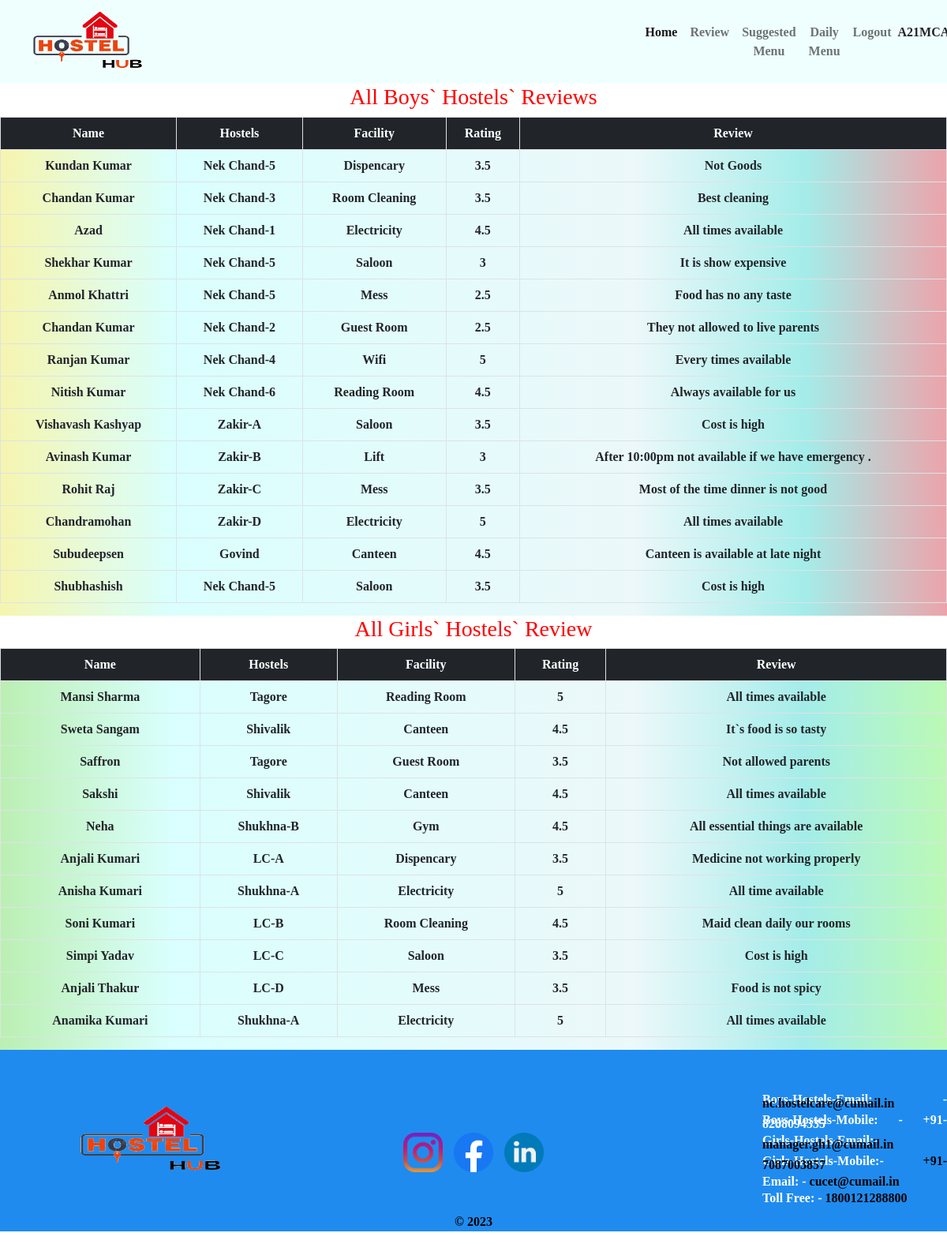
The page /views/Admin/a_review.php (signed in) on the database its author committed.
### tables this page shows
CREATE TABLE `boys_feed_back` (
  `id` int(11) NOT NULL,
  `name` varchar(255) NOT NULL,
  `hostels` varchar(20) NOT NULL,
  `facility` varchar(20) NOT NULL,
  `rating` float NOT NULL,
  `review` varchar(255) NOT NULL
);

CREATE TABLE `girls_feed_back` (
  `id` int(20) NOT NULL,
  `name` varchar(255) NOT NULL,
  `hostels` varchar(20) NOT NULL,
  `facility` varchar(20) NOT NULL,
  `rating` float NOT NULL,
  `review` varchar(255) NOT NULL
);

### views/Admin/a_review.php (the view, shortened to what this page needs)
<?php
include("a_header.php");
include('../connection.php');
$bReview="SELECT * FROM boys_feed_back";
$bResult=mysqli_query($con,$bReview);
$gReview="SELECT * FROM girls_feed_back";
$gResult=mysqli_query($con,$gReview);
?>
<h3>All Boys` Hostels` Reviews</h3>
<div id="review">
<div id="boys_review">
    <div class="row">
            <div class="col-lg-12 col-md-12 col-sm-12" data-aos="fade-up" data-aos-anchor-placement="center-bottom">
          <div class="data-fetch">
          <div class="card-body">
          <table class="table table-bordered text-center">
          <tr class="bg-dark text-white">
            <td>Name</td>
            <td>Hostels</td>
            <td>Facility</td>
            <td>Rating</td>
            <td>Review</td>
          </tr>
          <tr>
            <?php
            while($row=mysqli_fetch_assoc($bResult))
            {
              ?>
            <td><?php echo $row['name'];?></td>
            <td><?php echo $row['hostels'];?></td>
            <td><?php echo $row['facility'];?></td>
            <td><?php echo $row['rating'];?></td>
            <td><?php echo $row['review'];?></td>
            </tr>
            <?php
            }
            ?>
          </table>
          </div>
          </div>
        </div>
        </div>
</div>
<h3>All Girls` Hostels` Review</h3>
<div id="girls_review">
<div class="row">
            <div class="col-lg-12 col-md-12 col-sm-12"data-aos="fade-up" data-aos-anchor-placement="center-bottom">
          <div class="data-fetch">
          <div class="card-body">
          <table class="table table-bordered text-center">
          <tr class="bg-dark text-white">
            <td>Name</td>
            <td>Hostels</td>
            <td>Facility</td>
            <td>Rating</td>
            <td>Review</td>
          </tr>
          <tr>
            <?php
            while($row=mysqli_fetch_assoc($gResult))
            {
              ?>
            <td><?php echo $row['name'];?></td>
            <td><?php echo $row['hostels'];?></td>
            <td><?php echo $row['facility'];?></td>
            <td><?php echo $row['rating'];?></td>
            <td><?php echo $row['review'];?></td>
            </tr>
            <?php
            }
            ?>
          </table>
          </div>
          </div>
        </div>
        </div>
</div>
</div>
<?php
include("a_footer.php");
?>

### views/Admin/a_header.php (shortened to what this page needs)
<!DOCTYPE html>
<html lang="en">
<head>
    <link href="https://cdn.jsdelivr.net/npm/bootstrap@5.2.2/dist/css/bootstrap.min.css" rel="stylesheet">
 <link href="https://unpkg.com/aos@2.3.1/dist/aos.css" rel="stylesheet">
<link rel="stylesheet" href="a_style.css">
</head>
<body >
<header>
<nav class="navbar navbar-expand-lg ">
  <div class="container-fluid">
    <a class="navbar-brand" style="margin-left: 30px;" href="#"><img src="../images/logo1.png" height="80px" width="140px" alt=""></a>
    <div class="collapse navbar-collapse" id="navbarNav">
      <ul class="navbar-nav nav-text">
        <li class="nav-item nav-text">
          <a class="nav-link active " aria-current="page" href="a_home.php">Home</a>
        </li>
        <li class="nav-item nav-text">
          <a class="nav-link " href="a_review.php">Review</a>
        </li>
        <li class="nav-item nav-text">
          <a class="nav-link " href="a_suggestion.php">Suggested Menu</a>
        </li>
        <li class="nav-item nav-text">
          <a class="nav-link "href="a_menu.php">Daily Menu</a>
        </li>
        <li class="nav-item nav-text">
          <a class="nav-link "href="a_logout.php">Logout</a>
        </li>
        <li class="nav-item nav-text" style="margin-top:8px;">
          <?php
         echo $_SESSION['username'];
          ?>
        </li>
      </ul>
    </div>
  </div>
</nav>
</header>

### views/Admin/a_footer.php (shortened to what this page needs)
</body>
<footer>
  <div class="row foot">
 <div class="col col-lg-4 col-md-4 col-sm-12 " >
  <div class="logo">
  <img src="../images/logo1.png" alt="" height="90px" width="180px" >
  </div>
 </div>
  <div class="col col-lg-4 col-md-4 col-sm-12 social" >
    <div class="social">
    <a href="https://www.instagram.com/chandigarhuniversity/" target="_blank"><img class="f-img" src="../images/img/instagram.png" alt="" ></a>
      <a href="https://www.facebook.com/chandigarhuniversitygharuan" target="_blank"><img class="f-img" src="../images/img/facebook.png" alt="" ></a>
      <a href="https://www.linkedin.com/school/chandigarh-university/" target="_blank"><img class="f-img" src="../images/img/linkedin.png" alt="" ></a>
    </div>
    </div>
    <div class="col col-lg-4 col-md-4 col-sm-12 "style="text-align:center;">
      <div class="contact-details">
        <p>Boys-Hostels-Email: - <span>nc.hostelcare@cumail.in</span> </p>
        <p>Boys-Hostels-Mobile: - +91-8288094335</p>
        <p>Girls-Hostels-Email:- <span>manager.gh1@cumail.in</span> </p>
        <p>Girls-Hostels-Mobile:- <span>+91-7087003857</span> </p>
        <p>Email: - <span>cucet@cumail.in</span></p>
        <p>Toll Free: - <span>1800121288800</span> </p>
      </div>
  </div>
  </div>
  <div class="copy-right">
  <p ><span>&#169 <?php echo date("Y")?></span></p>
  </div>
</footer>
</html>

### views/Admin/a_style.css (style rules this page uses)
body { text-align: center; background-size: 100% 100%; font-family:"Montesrrat"; font-weight: bold; }
header { overflow: hidden; background-color: #EFFFFD; top: 0; width: 100%; }
.f-img { height: 50px; width: 50px; margin: 5px; }

### views/Admin/a_header.php (style rules this page uses)
#navbarNav { margin-left: 52%; }

### views/Admin/a_review.php (style rules this page uses)
#boys_review { background: rgb(33,210,246); background: linear-gradient(90deg, rgba(33,210,246,1) 0%, rgba(33,246,244,1) 0%, rgba(3,6,6,1) 0%, rgba(245,25,14,1) 0%, rgba(246,245,175,1) 0%, rgba(185,255,252,0.5355392156862745) 18%, rgba(236,248,250,1) 67%, rgba(137,231,227,0.7736344537815126) 85%, rgba(236,163,170,1) 100%, rgba(233,247,159,0.7736344537815126) 100%, rgba(68,147,182,1) 100%); }
#girls_review { background: rgb(33,210,246); background: linear-gradient(90deg, rgba(33,210,246,1) 0%, rgba(33,246,244,1) 0%, rgba(3,6,6,1) 0%, rgba(245,25,14,1) 0%, rgba(187,239,178,1) 0%, rgba(185,255,252,0.5355392156862745) 18%, rgba(236,248,250,1) 67%, rgba(137,231,227,0.7736344537815126) 85%, rgba(167,247,159,0.7736344537815126) 100%, rgba(68,147,182,1) 100%, rgba(236,163,170,1) 100%); }
h3 { font-family: fantasy; color: red; }

### views/Admin/a_footer.php (style rules this page uses)
footer { background-color:#208bee; text-align: justify; color: white; }
.social { padding-top: 20px; text-align: center; margin-top: 30px; }
.contact-details p { padding-left: 150px; text-align: justify; margin-top: 10px; line-height: 5px; }
.contact-details { padding-top: 50px; }
.copy-right { text-align: center; }
span { color: black; }
.logo { padding-top: 70px; text-align: center; }

### rows shown on the page
boys_feed_back: name "Kundan Kumar", hostels "Nek Chand-5", facility "Dispencary", rating "3.5", review "Not Goods"
boys_feed_back: name "Chandan Kumar", hostels "Nek Chand-3", facility "Room Cleaning", rating "3.5", review "Best cleaning"
boys_feed_back: name "Azad", hostels "Nek Chand-1", facility "Electricity", rating "4.5", review "All times available"
boys_feed_back: name "Shekhar Kumar", hostels "Nek Chand-5", facility "Saloon", rating "3", review "It is show expensive"
boys_feed_back: name "Anmol Khattri", hostels "Nek Chand-5", facility "Mess", rating "2.5", review "Food has no any taste"
boys_feed_back: name "Chandan Kumar", hostels "Nek Chand-2", facility "Guest Room", rating "2.5", review "They not allowed to live parents"
boys_feed_back: name "Ranjan Kumar", hostels "Nek Chand-4", facility "Wifi", rating "5", review "Every times available"
boys_feed_back: name "Nitish Kumar", hostels "Nek Chand-6", facility "Reading Room", rating "4.5", review "Always available for us"
boys_feed_back: name "Vishavash Kashyap", hostels "Zakir-A", facility "Saloon", rating "3.5", review "Cost is high"
boys_feed_back: name "Avinash Kumar", hostels "Zakir-B", facility "Lift", rating "3", review "After 10:00pm not available if we have emergency ."
boys_feed_back: name "Rohit Raj", hostels "Zakir-C", facility "Mess", rating "3.5", review "Most of the time dinner is not good"
boys_feed_back: name "Chandramohan", hostels "Zakir-D", facility "Electricity", rating "5", review "All times available"
boys_feed_back: name "Subudeepsen", hostels "Govind", facility "Canteen", rating "4.5", review "Canteen is available at late night"
boys_feed_back: name "Shubhashish", hostels "Nek Chand-5", facility "Saloon", rating "3.5", review "Cost is high"
girls_feed_back: name "Mansi Sharma", hostels "Tagore", facility "Reading Room", rating "5", review "All times available"
girls_feed_back: name "Sweta Sangam", hostels "Shivalik", facility "Canteen", rating "4.5", review "It`s food is so tasty"
girls_feed_back: name "Saffron", hostels "Tagore", facility "Guest Room", rating "3.5", review "Not allowed parents"
girls_feed_back: name "Sakshi", hostels "Shivalik", facility "Canteen", rating "4.5", review "All times available"
girls_feed_back: name "Neha", hostels "Shukhna-B", facility "Gym", rating "4.5", review "All essential things are available"
girls_feed_back: name "Anjali Kumari", hostels "LC-A", facility "Dispencary", rating "3.5", review "Medicine not working properly"
girls_feed_back: name "Anisha Kumari", hostels "Shukhna-A", facility "Electricity", rating "5", review "All time available"
girls_feed_back: name "Soni Kumari", hostels "LC-B", facility "Room Cleaning", rating "4.5", review "Maid clean daily our rooms"
girls_feed_back: name "Simpi Yadav", hostels "LC-C", facility "Saloon", rating "3.5", review "Cost is high"
girls_feed_back: name "Anjali Thakur", hostels "LC-D", facility "Mess", rating "3.5", review "Food is not spicy"
girls_feed_back: name "Anamika Kumari", hostels "Shukhna-A", facility "Electricity", rating "5", review "All times available"
